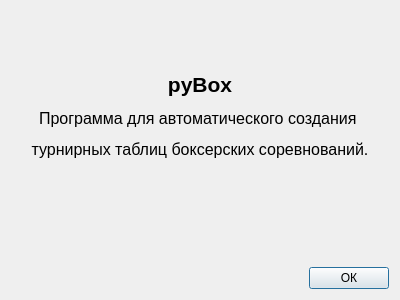
<?xml version="1.0" encoding="UTF-8"?>
<ui version="4.0">
 <class>Dialog</class>
 <widget class="QDialog" name="Dialog">
  <property name="windowModality">
   <enum>Qt::ApplicationModal</enum>
  </property>
  <property name="geometry">
   <rect>
    <x>0</x>
    <y>0</y>
    <width>400</width>
    <height>300</height>
   </rect>
  </property>
  <property name="windowTitle">
   <string>О программе</string>
  </property>
  <layout class="QHBoxLayout" name="horizontalLayout_2">
   <item>
    <layout class="QVBoxLayout" name="verticalLayout">
     <item>
      <widget class="QLabel" name="label">
       <property name="sizePolicy">
        <sizepolicy hsizetype="Preferred" vsizetype="MinimumExpanding">
         <horstretch>0</horstretch>
         <verstretch>0</verstretch>
        </sizepolicy>
       </property>
       <property name="text">
        <string>&lt;html&gt;&lt;head/&gt;&lt;body&gt;&lt;p align=&quot;center&quot;&gt;&lt;span style=&quot; font-size:16pt; font-weight:600;&quot;&gt;pyBox&lt;/span&gt;&lt;/p&gt;&lt;p align=&quot;center&quot;&gt;&lt;span style=&quot; font-size:12pt;&quot;&gt;Программа для автоматического создания &lt;/span&gt;&lt;/p&gt;&lt;p align=&quot;center&quot;&gt;&lt;span style=&quot; font-size:12pt;&quot;&gt;турнирных таблиц боксерских соревнований.&lt;/span&gt;&lt;/p&gt;&lt;p align=&quot;justify&quot;&gt;&lt;br/&gt;&lt;/p&gt;&lt;/body&gt;&lt;/html&gt;</string>
       </property>
      </widget>
     </item>
     <item>
      <layout class="QHBoxLayout" name="horizontalLayout">
       <item>
        <spacer name="horizontalSpacer">
         <property name="orientation">
          <enum>Qt::Horizontal</enum>
         </property>
         <property name="sizeHint" stdset="0">
          <size>
           <width>40</width>
           <height>20</height>
          </size>
         </property>
        </spacer>
       </item>
       <item>
        <widget class="QPushButton" name="pushButton">
         <property name="text">
          <string>ОК</string>
         </property>
        </widget>
       </item>
      </layout>
     </item>
    </layout>
   </item>
  </layout>
 </widget>
 <resources/>
 <connections>
  <connection>
   <sender>pushButton</sender>
   <signal>pressed()</signal>
   <receiver>Dialog</receiver>
   <slot>close()</slot>
   <hints>
    <hint type="sourcelabel">
     <x>346</x>
     <y>275</y>
    </hint>
    <hint type="destinationlabel">
     <x>199</x>
     <y>149</y>
    </hint>
   </hints>
  </connection>
 </connections>
</ui>
